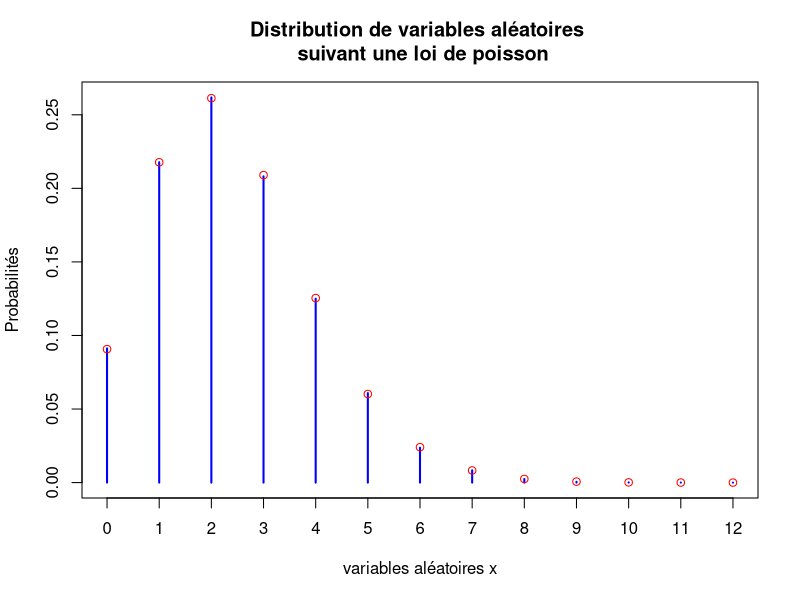
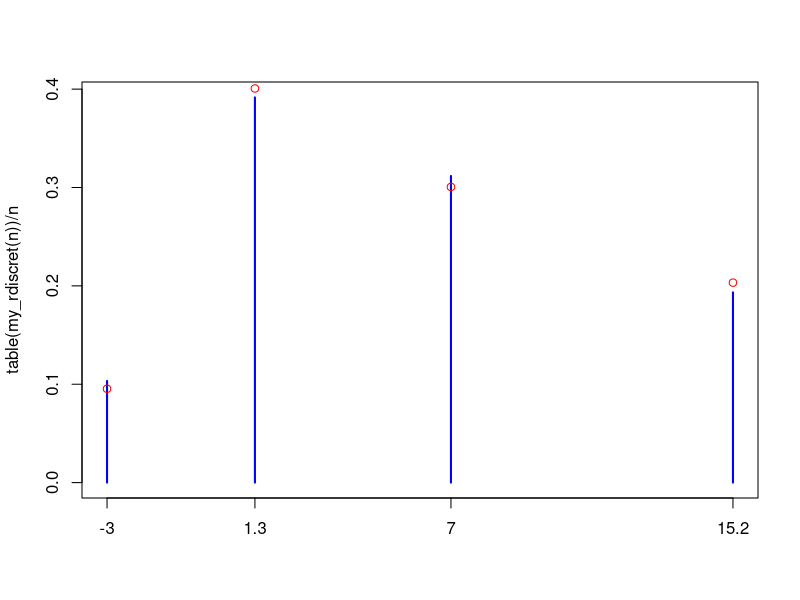
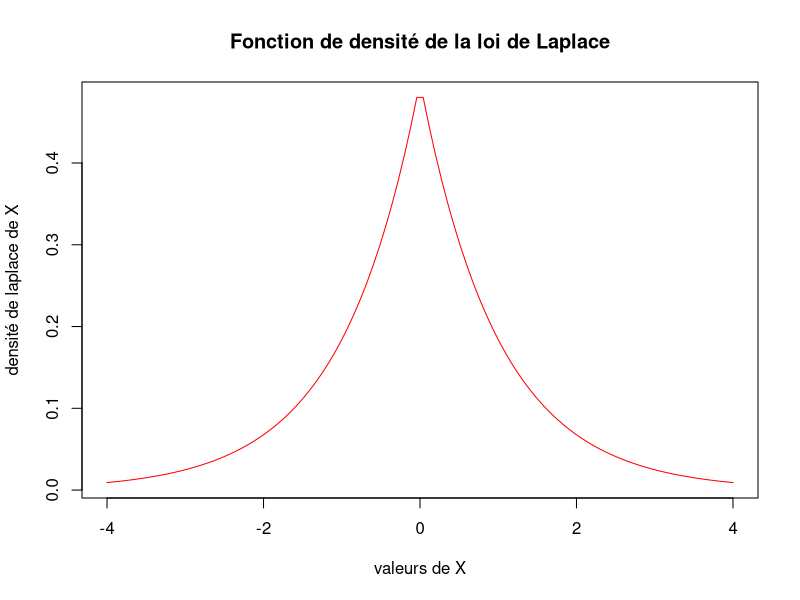
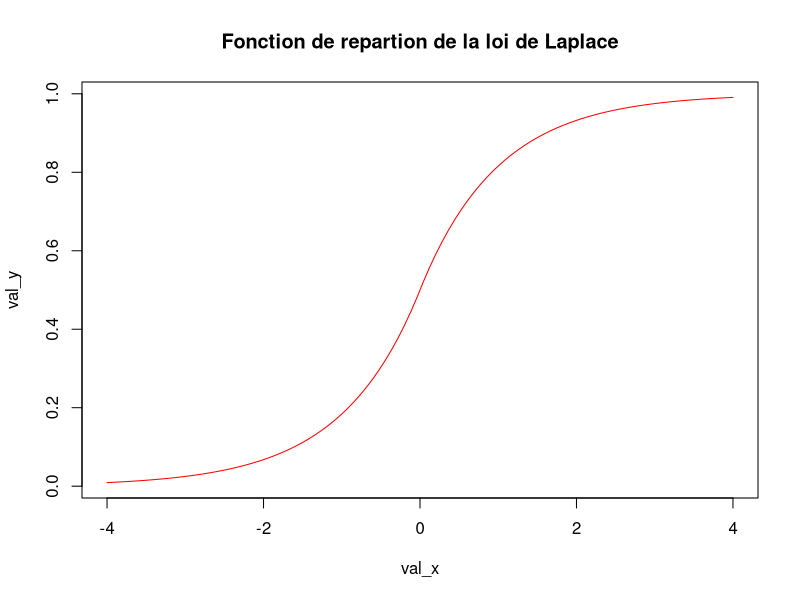
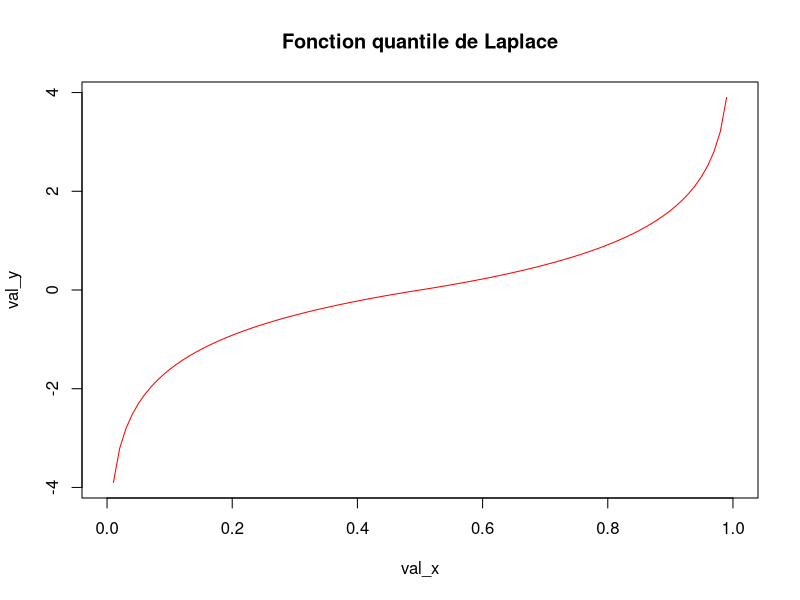
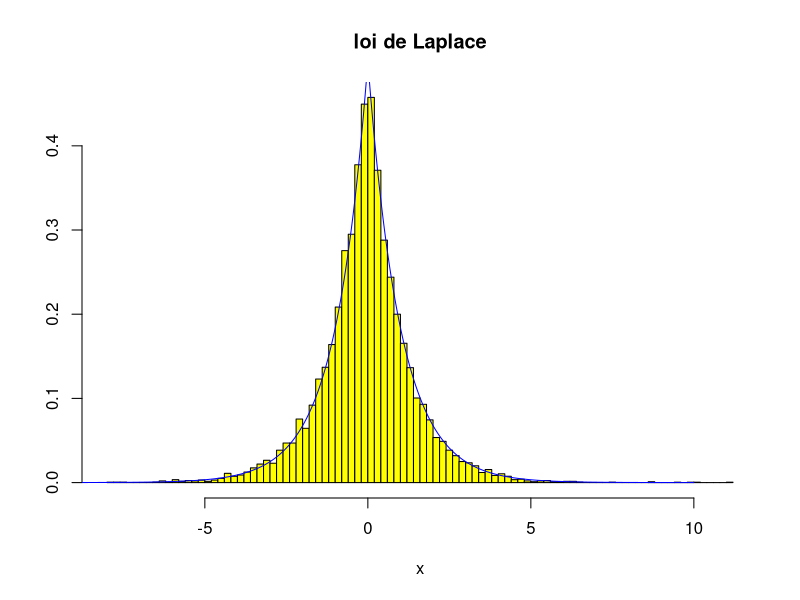
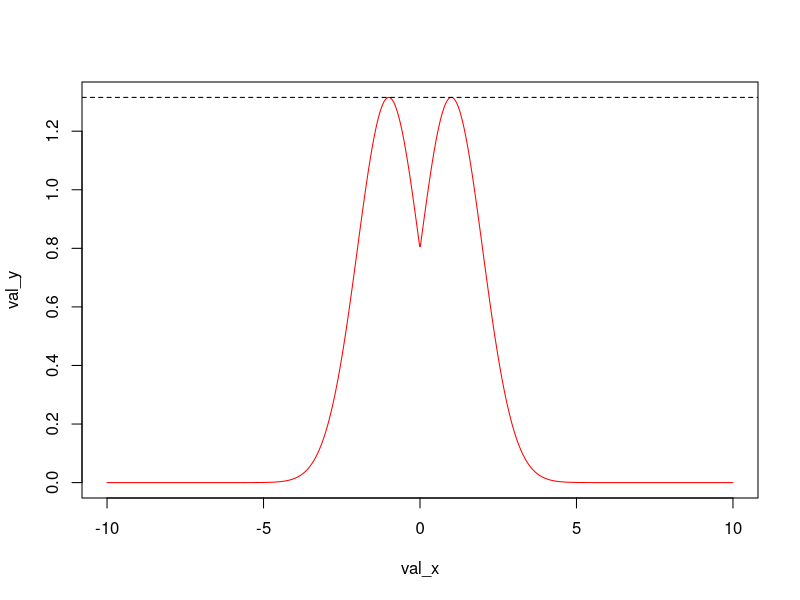
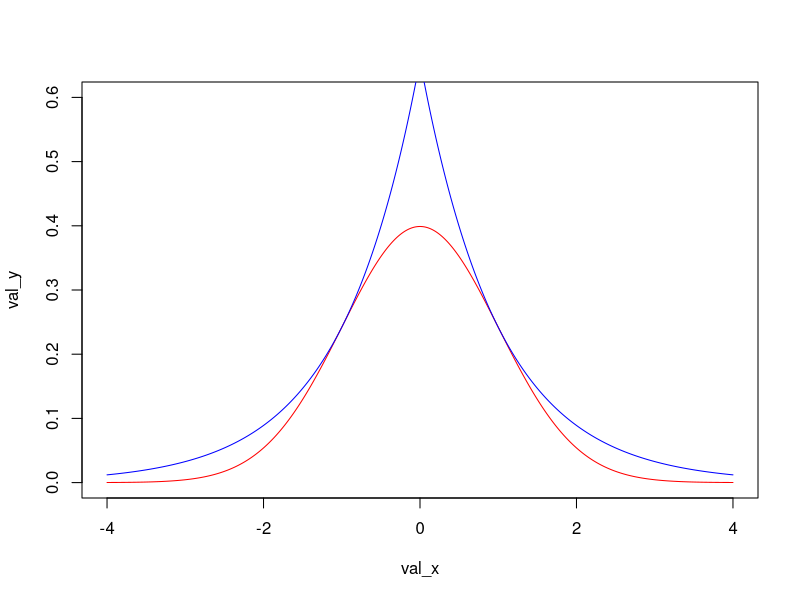

The R script that drew these images, in order: (Note: this script raises an error after producing the figures.)
# Exercice 3 Similation de variable aléatoires

require(MASS)

####### Loi de poisson #######

# 1-) Implémentation de la fonction my_rpois de simulation d'une variable
# de poisson en utilisant une méthode d'inversion de la fonction de repartition.

## Implémentation de my_rpois_one(lambda) : fonction qui renvoie une seule
## valeur tirée aléatoirement dans une loi de Poisson de paramètre Lambda
lambda = 2.4
my_rpois_one = function(lambda){ # avec lambda >0
  u = runif(1) # une seule valeur issue de la loi uniforme
  x = 0
  while (ppois(x, lambda) < u){ # tant que la probabilité d'avoir x, avec une loi de poisson
    # de parametre lambda est inférieure à la valeur u tirée de la loi uniforme, on incrémente x de 1,
    # sinon, on renvoie x
    x = x + 1 
  }
  return(x)
}

## Exemple

cat("valeur suivant une loi de poisson de parametre",lambda,":", my_rpois_one(lambda))

## Impléméntation de la fonction my_rpois(n,lambda) , qui fait appelle n fois la fonction my_rpois_one
## et renvoie un vecteur de n valeurs tirées aléatoirement et indépendamment dans une loi de Poisson de paramètre lambda.

my_rpois = function(n, lambda) {
  n_pois = rep(NA, len=n)# initialision d'un vecteur de n valeurs
  for (i in 1:n) {
    n_pois[i] = my_rpois_one(lambda) # affectation progression des éléments du vecteur X, suivant une loi de poisson
  }
  return(n_pois)
}

## Exemple


n = 100000
n_pois = my_rpois(n, lambda)
head(n_pois) # pour visualiser que nous avons bien des entiers, et qui sont aléatoires
plot(table(n_pois)/n, col="blue", main="Distribution de variables aléatoires \n suivant une loi de poisson", xlab="variables aléatoires x", ylab="Probabilités")
#require(MASS)
#truehist(table(n_pois)/n)
#truehist(n_pois)

# Verification de notre fonction de simulation my_rpois en utilisant la fonction rpois de R

val_x = seq(from=0, to=12) # entiers de 0 à 8
val_y = dpois(val_x, lambda) # valeurs suivant une loi de poisson
points(val_x, val_y, col="red") # representation des points sur notre courbe de my_rpois
# Notre simulation est bien en adéquation avec la loi de poisson de paramètre lambda. Les deux courbes (rouge et bleu ont la meme allure)


####### Loi discrète #######

# 2-) Implémentation d'une fonction my_rdiscret de simulatio n de la variable aléatoire réelle discrète X définie par une loi de probabilité X

#### Comme pour la fonction my_rpois_one, la fonction my_rdiscret_one() renvoie une seule valeur tirée aéatoitement dans la loi de X

my_rdiscret_one = function(){
  u = runif(1)
  x = c(-3,1.3,7,15.2) # valeur de x dans l'enoncé
  dx = c(0.1, 0.4, 0.3, 0.2) # probabilité d'avoir x
  px = cumsum(dx) # somme cumulée des probabilités dx
  i = 1
  while(px[i] < u){
    i=i+1
  }
  return(x[i])
}

cat("valeur suivant la loi discrète X:", my_rdiscret_one()) # une des valeurs X de l'enoncé
### La fonction my_rdiscret renvoie n valeurs tirées de la loi X

my_rdiscret = function(n){
  n_discret = rep(NA, n) # initialisation d'un vecteur à n valeurs
  for(i in 1:n){
    n_discret[i] = my_rdiscret_one()
  }
  return(n_discret)
}

## Verification de notre implementation en faisant un tirage aléatoire avec remise des valeurs x, avec leurs probabilités associées
n = 10000
plot(table(my_rdiscret(n))/n, col="blue")
valX = c(-3,1.3,7,15.2) # valeurs à tirer
points(valX, table(sample(valX, n, replace=TRUE, prob=c(0.1, 0.4, 0.3, 0.2)))/n, col='red')

# Les deux courbes sont correlées


# 3-) Méthode de transformation

####### Loi de Laplace #######

# Implémentation d'une fonction my_rlaplace de simulation d'une variable de Laplace en utilisant une méthode d'inversion de la fonction de répartition.

### Fonction de densité my_dlaplace()
#Si x < 0, my_dlaplace(x) = 1/2 exp(x)
#Si x > 0, my_dlaplace(x) = 1/2 exp(-x)

my_dlaplace = function(x) {
  return(1/2*exp(-abs(x)))
}
# Exemple
val_x = seq(from=-4, to=4, len=100) # 100 valeur de -4 à 4
val_y = my_dlaplace(val_x) 
plot(val_x, val_y, col="red", type="l", main="Fonction de densité de la loi de Laplace", xlab="valeurs de X", ylab="densité de laplace de X")

# Fonction de répartition my_plaplace()
# Si x < 0, my_plaplace(x) = 1/2 exp(x)
# Si x > 0, my_plaplace(x) = 1/2(2-exp(-x))
### Implémentation de my_plaplace_one() pour une seule valeur

my_plaplace_one = function(x) {
  if (x < 0) {
    p = 1/2*exp(x)
  } else {
    p = 1/2*(2-exp(-x))
  }
  return(p)
}


#### Impléméntation de my_plaplace() pour n valeurs

my_plaplace = function(x_vec) {
  n = length(x_vec)
  p_vec = rep(NA, n)
  for (i in 1:n) {
    p_vec[i] = my_plaplace_one(x_vec[i])
  }
  return(p_vec)
}

my_plaplace(c(-0.8, -0.6, -0.4, -0.2, 0, 2, 4, 6, 8, 10))

# Exemple
val_x = seq(from=-4, to=4, len=100)
val_y = my_plaplace(val_x)
plot(val_x, val_y, col="red", type="l", main="Fonction de repartion de la loi de Laplace")

### Fonction quantile qlaplace()
#Si p < 1/2, qlaplace(p) = log(2*p)
#Si p > 1/2, qlaplace(p) = -log(1-2*p)

my_qlaplace_one = function(p) {
  if (p < 1/2) {
    x = log(2*p)
  } else {
    x = -log(2-2*p)
  }
  return(x)
}


my_qlaplace = function(p_vec) {
  n = length(p_vec)
  x_vec = rep(NA, n)
  for (i in 1:n) {
    x_vec[i] = my_qlaplace_one(p_vec[i])
  }
  return(x_vec)
}

# Exemple

val_x = seq(from = 0, to = 1, len = 100)
val_y = my_qlaplace(val_x)
plot(val_x, val_y, col = "red", type = "l", main = "Fonction quantile de Laplace")

# La fonction quantile est bien la reciproque de la fonction de repartition

### Fonction rlaplace(): génération de nombres aléatoires suivant la loi de Laplace

my_rlaplace = function(n) {
  u = runif(n)
  x = my_qlaplace(u)
  return(x)
}

# Exemple
n = 10000
x = my_rlaplace(n)
head(x)

# Verification de notre implémentation de Laplace
truehist(x, col="yellow", main="loi de Laplace")

val_x = seq(from = -10, to = 10, len = 1000)
val_y = my_dlaplace(val_x)
lines(val_x, val_y, col = "blue")

# les deux courbes se superposent

h = function(x) {
  return(dnorm(x)/my_dlaplace(x))
}


val_x = seq(from=-10, to=10, len=1000)
val_y = h(val_x)
plot(val_x, val_y, col="red", type="l")

m = sqrt(2*exp(1)/pi)
abline(h=m, lty=2)

val_x = seq(from=-4, to=4, len=1000)
val_y = dnorm(val_x)
plot(val_x, val_y, col="red", type="l", ylim=c(0, 0.6))
val_y = m*my_dlaplace(val_x)
lines(val_x, val_y, col="blue")


####### Loi normale #######

# Utilisation de la fonction de distribution de laplace implementée plus haut
# pour implementer la fonction my_rnorm de similation (méthode de rejet)

# 4-) Méthode de rejet

## Plus petite valeur m telle f(x)<=m*g(x) où 
# f(x)= densité d'une variable normale centrée-reduite
# g(x) = densité d'une variable de laplace
# avec h(x)=f(x)/g(x)


h = function(x) {
  return(dnorm(x)/my_dlaplace(x))
}
# Exemple

val_x = seq(from=-10, to=10, len=1000)
val_y = h(val_x)
plot(val_x, val_y, col="red", type="l", main="Courbe de la fonction h(x)")

m = sqrt(2*exp(1)/pi)

abline(h = m, lty=2)
# Nous voyons que la droite y = m passe par le maximum de la courbe en rouge. ce qui nous permet de dire que 
# que m = sqrt(2*exp(1)/pi), est la plus petite valeur qui permet de verifier la condition f(x)<=m*g(x) quelque soit x réel.

# Verification de la condition avec la valeur de m
val_x = seq(from=-4, to=4, len=1000) # vecteur de 1000 valeurs entre -4 et 4
val_y = dnorm(val_x) # Distribution de la loi normale des 1000 valeurs du vecteurs (fonction f(x))
plot(val_x, val_y, col="red", type="l", ylim=c(0, 0.6), main="Verification de la condition f(x) <= m * g(x) ")
val_y = m*my_dlaplace(val_x) # fonction g(x)
lines(val_x, val_y, col="blue")

# Nous voyons bien que pour x réel la fonction blue est au dessus de celle rouge

### Implémentation de la fonction my_rnorm_rejet(n)

my_rnorm_rejet = function(n) {
  m = sqrt(2*exp(1)/pi)
  x = my_rlaplace(n)
  u = runif(n)
  filter = which(u <= dnorm(x)/(m*my_dlaplace(x)))
  return(x[filter])
}

n = 100000
x = my_rnorm_rejet(n)
head(x)

truehist(x)
val_x = seq(from = -4, to = 4, len = 1000)
val_y = dnorm(val_x)
lines(val_x, val_y, col = "red", lwd = 2)

rejet_1 = length(x)/n
rejet_2 = 1/m

# les deux valeurs sont très très proches. Nous pouvons donc dire notre implémentation a bien le taux de rejet attendu

# 5-) Algorithme MCMC

g1 = function(x){
  return(dnorm(x,-3,2))
}

g2 = function(x){
  return(dnorm(x, 0, 1))
}

g3 = function(x){
  return(dnorm(x,5,3))
}

my_dtarget = function(x){
  return(0.2*g1(x)+0.5*g2(x)+0.3*g3(x))
}


val_x <- seq(from=-10, to=8, len=100)
val_y <- my_dtarget(val_x)
plot(val_x, val_y, col="red", type="l", main="Représentation graphique de my_dtarget")

## Loi de proposition

# A-) Loi uniforme
my_rprop = function(x, delta){
  return(runif(1, x-delta, x-delta))
}

my_rtarget = function(n){
  valX = rep(NA, n)
  valX[1] = -15
  for(i in 2:n){
    valY = my_rprop(valX[i-1], 10)
    seuil = min(1, (my_dtarget(valY)/my_dtarget(valX[i-1])))
    U = runif(1)
    if( U <= seuil){
      valX[i] = valY
    }
    else{
      valX[i] = valX[i-1]
    }
  }
  return(valX)
}

# Exemple

n = 100000
res_target = my_rtarget(n)
truehist(res_target)

valX = seq(-10, 10, len = 1000)
valY = my_dtarget(valX)
lines(valX, valY, type="l", col="red")

## B-) Loi normale

rprop <- function(from_x) {
  return(rnorm(1, mean=from_x, sd=1))
}

dprop <- function(to_x, from_x) {
  return(dnorm(to_x, mean=from_x, sd=1))
}

my_rtarget <- function(n){
  x = rep(NA,n)
  for (i in 1:(n-1)){
    yi = rprop(x[i]) 
    p = min (c(1, my_dtarget(yi)/my_dtarget(x[i])) * (dprop(x[i], yi)/dprop(yi, x[i])))
    u = runif(1)
    if(u <= p){
      x[i+1] = yi
    }else{
      x[i+1] = x[i]
    }
  }  
  return(x)         
}

n = 100000
x = my_rtarget(n)

truehist(x, col="gray")
val_x <- seq(from=-10, to=15, len=1000)
val_y <- my_dtarget(val_x)
lines(val_x, val_y, col="red", lwd=2)
